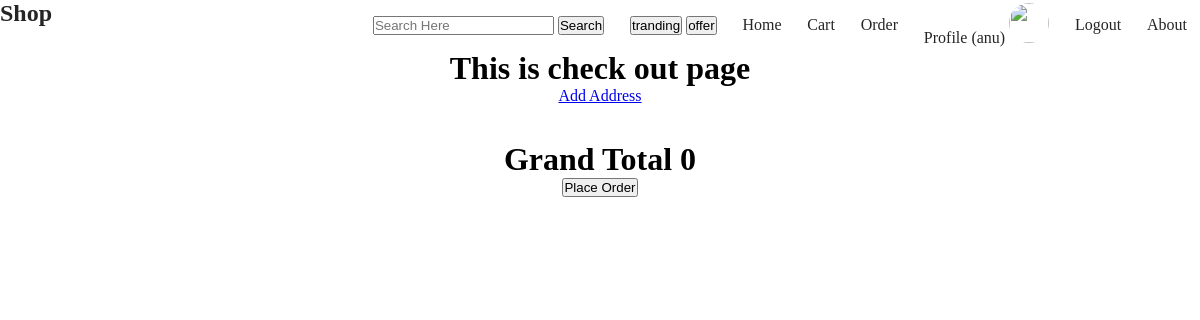
/order/checkout/ (signed in), run on an earlier commit of the app's database.
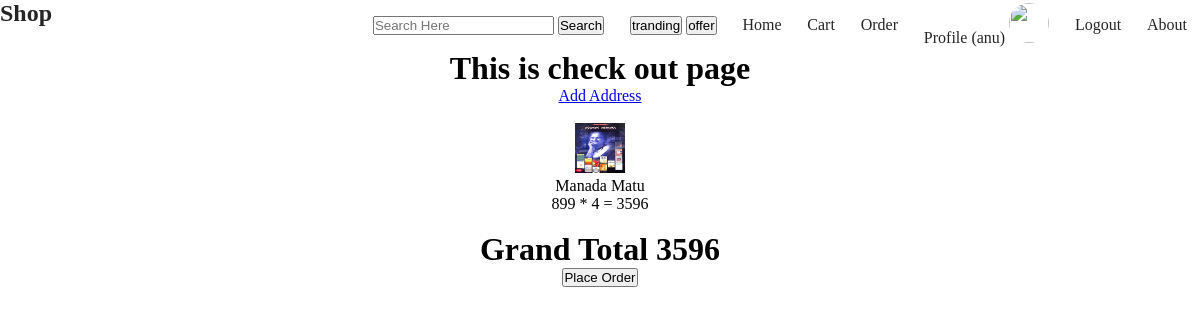
And on a later commit of the database.
### cart/models.py (models this page shows)
class CartModel(models.Model):
    user=models.ForeignKey(User,on_delete=models.CASCADE)
    prduct=models.ForeignKey(ProductModel,on_delete=models.CASCADE)
    product_count=models.PositiveBigIntegerField(default=1)
    total_price=models.IntegerField()
    created_at=models.DateTimeField(auto_now_add=True)

### product/models.py (models this page shows)
class ProductModel(models.Model):
    category=models.ForeignKey(CategoryModel,on_delete=models.CASCADE)
    pname=models.CharField(max_length=100)
    price=models.IntegerField()
    pdesc=models.TextField()
    quntity=models.IntegerField()
    pimg=models.ImageField(upload_to='product')
    create_at=models.DateTimeField(auto_now_add=True)
    is_delete=models.BooleanField(False)
    is_availble=models.BooleanField(True)
    tranding=models.BooleanField(False,null=True)
    offer=models.BooleanField(False ,null=True)

### order/views.py (the view)
# urls.py: path('checkout/',checkout,name='checkout'),
def checkout(request):
    cart=CartModel.objects.filter(user=request.user)
    addres=Address.objects.filter(user=request.user)
    grand_total=sum(i.total_price for i in cart)
    print(grand_total)
    return render(request,'checkout.html',{'cart':cart,'addres':addres,'grand_total':grand_total})

### order/templates/checkout.html (shortened to what this page needs)
{% extends 'main.html' %}
{% block con %}
    <center>
        <h1>This is check out page</h1>
        <a href="{% url 'address' %}">Add Address</a> <br>
<br>
        <form action="" method="POST">
         {% for i in cart %}
            <img src="{{i.prduct.pimg.url}}" alt="" style="height: 50px; width: 50px;"> <br>
            {{i.prduct.pname}} <br>
            {{i.prduct.price}} * {{i.product_count}} = {{i.total_price}}  <br>
        {% endfor %} <br>
        <h1>Grand Total {{grand_total}}</h1>
        <button type="submit">Place Order</button>
        </form>
    </center>
{% endblock %}

What changed in the data, as far as the page shows it:
added CartModel: prduct.pimg (picture), prduct.pname "Manada Matu", prduct.price "899", product_count "4", total_price "3596"
Also different on the page:
{{ grand_total }}: "0" → "3596"
